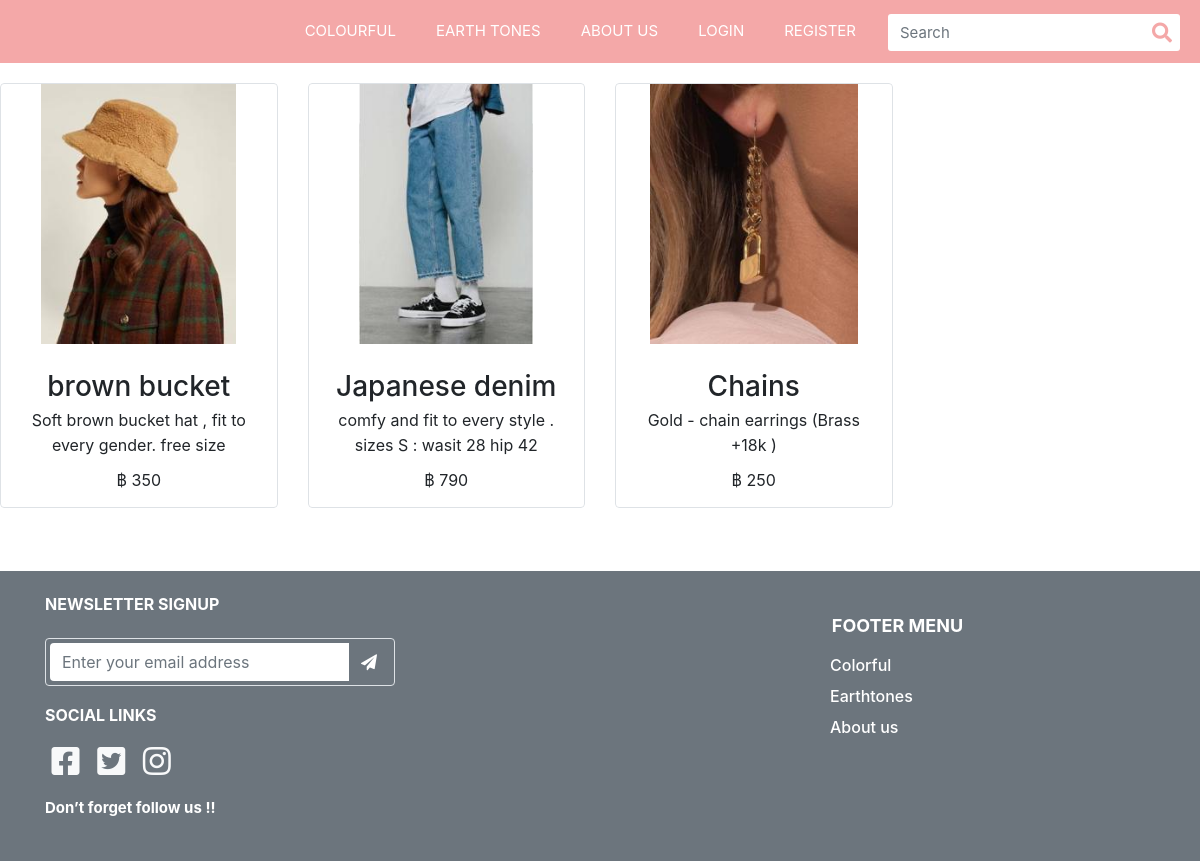
Page /Earthtone on the committed database.
### item/models.py (models this page shows, shortened)
class Item(models.Model):
    name = models.CharField(max_length=300)
    detail = models.TextField(max_length=1000)
    slug = models.SlugField(unique=True,default=None)
    img = models.ImageField(default='default_item.png', upload_to='item_pics')
    amount = models.PositiveIntegerField(default=0)
    category = models.ForeignKey(Category, on_delete=models.PROTECT,default=None)
    price = models.PositiveIntegerField(default=0)
    hashtag = models.TextField(max_length=100,default=None)
    class Meta:
        verbose_name_plural = "สินค้า"

### item/views.py (the view)
# urls.py: path('Earthtone',views.Earthtone,name='earthtone'),
def Earthtone(request):
    some_Earthtones = Category.objects.get(category="Earthtones")
    Item_Earthtones = Item.objects.all().filter(category=some_Earthtones).order_by('-name')
    context = {'Item_Earth': Item_Earthtones}
    return render(request,'EarthTone.html',context=context)

### template/EarthTone.html (shortened to what this page needs)
{% extends "1Navbar.html" %}
{% load static %}
{% block content %}
<!DOCTYPE html>
<html lang="en">
<head>
    <link rel="stylesheet" href="{% static 'css/COLORFUL.css' %}">
    <link rel="stylesheet" href="https://code.jquery.com/jquery-3.4.1.min.js" />
    <link rel="stylesheet" href="https://stackpath.bootstrapcdn.com/bootstrap/4.3.1/js/bootstrap.min.js" />
</head>
<body>
     <div class="productList1" id="productList1_">
        <div class="productWidget">
            <div class="row ">
                {% for item in Item_Earth %}
                <div class="item col-6 col-md-6 col-lg-3 mobileProductList1">
                    <div class="itemInner rounded" style="display: flex; overflow: hidden; width: 100%;">
                        <div class="thumbnail border rounded">
                            <div class="productImage rounded-top">
                                <img class="mx-auto"
                                    src="{{ item.img.url }}"
                                    alt="XOXO BonBon Liquid Matte Lip Limited Box Set "
                                    title="XOXO BonBon Liquid Matte Lip Limited Box Set " style="opacity: 1;">
                            </div>
                            <div class="productCaption">
                                <div class="productName">
                                    <h3 class="h3-hover">{{ item.name }}</h3>
                                </div>
                                <div class="productIntro">
                                    <p>{{ item.detail }} </p>
                                </div>
                                <div class="productPrice">
                                    <div class="ff-price fs-price fc-price">
                                        <span class="SpePrice">฿ {{ item.price }} </span>
                                    </div>
                                </div>
                            </div>
                        </div>
                    </div>
                </div>
                {% endfor %}
                </div>
            </div>
        </div>
    <footer>
        <div class="jumbotron jumbotron-fluid bg-secondary p-4 mt-5 mb-0">
            <div class="container">
                <div class="row">
                    <div class="col-lg-4 col-md-6 mb-lg-0">
                        <h6 class="text-uppercase font-weight-bold mb-4">NEWSLETTER SIGNUP</h6>
                        <div class="p-1 rounded border">
                            <div class="input-group">
                                <input type="email" placeholder="Enter your email address"
                                    aria-describedby="button-addon1" class="form-control border-0 shadow-0">
                                <div class="input-group-append">
                                    <button id="button-addon1" type="submit" class="btn btn-link"><i
                                            class="fa fa-paper-plane"></i></button>
                                </div>
                            </div>
                        </div>
                        <h5 class="card-title text-white display-4" style="font-size:16px">SOCIAL LINKS</h5>
                        <a class="text-light" href="#"><i class="fab fa-facebook-square fa-fw fa-2x"></i></a>
                        <a class="text-light" href="#"><i class="fab fa-twitter-square fa-fw fa-2x"></i></a>
                        <a class="text-light" href="#"><i class="fab fa-instagram fa-fw fa-2x"></i></a>
                        <h5 class="card-title text-white display-4" style="font-size:15px">Don’t forget follow us !!
                        </h5>
                    </div>
                    <div class="col-sm-8 col-md-6">
                        <div class="footermenu">
                            <h5 class="card-title text-white display-4" style="font-size:18px">FOOTER MENU</h5>
                            <a class="text-light" href="#">
                                <h6 class="card-title text-white" style="font-size:16px">Colorful</h6>
                            </a>
                            <a class="text-light" href="#">
                                <h6 class="card-title text-white" style="font-size:16px">Earthtones</h6>
                            </a>
                            <a class="text-light" href="#">
                                <h6 class="card-title text-white" style="font-size:16px">About us</h6>
                            </a>
                        </div>
                    </div>
                </div>
            </div>
        </div>
    </footer>
</body>
</html>
</body>
</html>
{% endblock %}

### static/css/home.css (style rules this page uses)
.row h6 { color: white; }
.row h5 { margin-top: 20px; margin-bottom: 20px; font-weight: bold; }
.row button { color: white; margin-top: auto; margin-left: auto; }
.footermenu { margin-left: 75%; }
.footermenu h5 { text-align: center; }

### static/css/COLORFUL.css (style rules this page uses)
.row h6 { color: white; }
.row h5 { margin-top: 20px; margin-bottom: 20px; font-weight: bold; }
.row button { color: white; margin-top: auto; margin-left: auto; }
.footermenu { margin-left: 75%; }
.footermenu h5 { text-align: center; }
#productList1_.productList1 .productWidget .item { margin-bottom: 15px; height:auto; display: flex; flex-wrap: wrap; }
#productList1_.productList1 .productWidget .thumbnail { text-align: center; height: auto; overflow: hidden; position: relative; display: flex; flex-direction: column; flex-grow: 1; }
#productList1_.productList1 .productWidget .productImage { display: table-cell; text-align: center; vertical-align: middle; height: 260px; padding: 0; overflow: hidden; transition: opacity .3s ease-in-out, transform 0.3s ease 0s !important; -moz-transition: opacity .3s ease-in-out, -moz-transform 0.3s ease 0s !important; -webkit-transition: opacity .3s ease-in-out, -webkit-transform 0.3s ease 0s !important; -o-transition: opacity .3s ease-in-out, -o-transform 0.3s ease 0s !important; }
@media only screen and (min-width: 1025px) { #productList1_.productList1 .productWidget img { max-height: 100%; transition: opacity .3s ease-in-out, transform 0.3s ease 0s !important; -moz-transition: opacity .3s ease-in-out, -moz-transform 0.3s ease 0s !important; -webkit-transition: opacity .3s ease-in-out, -webkit-transform 0.3s ease 0s !important; -o-transition: opacity .3s ease-in-out, -o-transform 0.3s ease 0s !important; } }
#productList1_.productList1 .productWidget .productImage * { vertical-align: middle; }
#productList1_.productList1 .productCaption { margin-top: 20px; margin-left: 15px; margin-right: 15px; margin-bottom: 15px; display: flex; flex-direction: column; flex: 1 0 auto; }
#productList1_.productList1 .productPrice { margin-top: 10px; margin-bottom: 0px; overflow: hidden; }
#productList1_.productList1 .productName, #productList1_.productList1 .productIntro, #productList1_.productList1 .productAction, #productList1_.productList1 .productCode { margin-top: 5px; margin-bottom: 0px; overflow: hidden; }
#productList1_.productList1 .productName { white-space: nowrap; }
#productList1_.productList1 .productName h3 { line-height: normal; text-overflow: ellipsis; overflow: hidden; margin-bottom: 0; }
#productList1_.productList1 .productIntro { max-height: 50px; flex: 1 0 auto; }
#productList1_.productList1 .productIntro > p, #productList1_.productList1 .productCode > p { line-height: 25px; margin: 0; }
#productList1_ { padding-top: 20px; }

### rows in the picture
Item: img (picture), name "brown bucket", detail "Soft brown bucket hat , fit to every gender. free size", price "350"
Item: img (picture), name "Japanese denim", detail "comfy and fit to every style . sizes S : wasit 28 hip 42", price "790"
Item: img (picture), name "Chains", detail "Gold - chain earrings (Brass +18k )", price "250"
